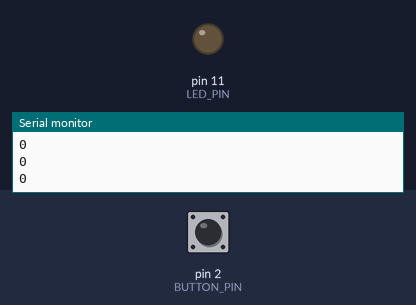
The sketch below on a simulated Arduino Uno, built with avr-gcc and run on an emulated ATmega328P. On the bench: output pins drawn as LEDs (lit = HIGH), the last lines printed to the serial monitor. The inputs (shaded band) are chosen by the test bench; at power-on: pin 2 (BUTTON_PIN) LOW.

Above: at 1.2 s.
1.3 s: pin 2 (BUTTON_PIN) pulled HIGH for 0.25 s
At 2.1 s:
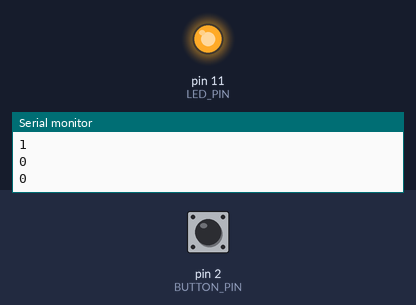
3.1 s: pin 2 (BUTTON_PIN) pulled HIGH for 1 s
At 4.7 s:
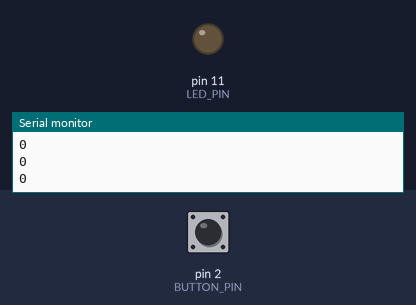
5.6 s: pin 2 (BUTTON_PIN) pulled HIGH for 3.2 s
At 6.6 s:
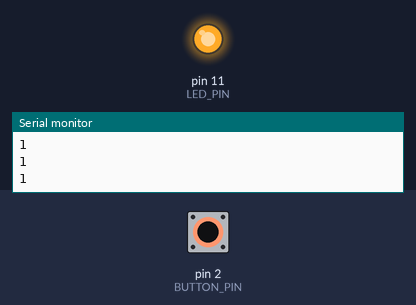
Timing chart, 0 to 8.6 s (numbered marks = the images above; inputs shaded):
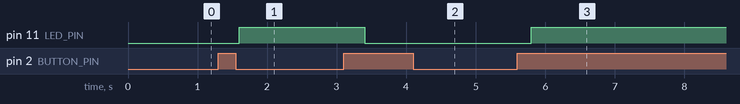

Measured:
- after the input at 1.3 s, pin 11 (LED_PIN): LOW → HIGH after 0.30 s
- after the input at 3.1 s, pin 11 (LED_PIN): HIGH → LOW after 0.30 s
- after the input at 5.6 s, pin 11 (LED_PIN): LOW → HIGH after 0.20 s

The sketch:

button_led.ino
```cpp
#define LED_PIN 11
#define BUTTON_PIN 2
boolean ledState = false;
boolean releaseState = true;
void setup() {
  // put your setup code here, to run once:
  pinMode(LED_PIN, OUTPUT);
  pinMode(BUTTON_PIN, INPUT);
  Serial.begin(9600);
}

void loop() {
  // put your main code here, to run repeatedly:
  int buttonVal = digitalRead(BUTTON_PIN);
  Serial.println(buttonVal);
  if(buttonVal == HIGH)
  {
    if(ledState != releaseState){
      delay(200);
      ledState = !ledState;
      releaseState = ledState;
    }

  }
  else{
    releaseState = ! ledState;
  }

  if(ledState == true)
  {
    digitalWrite (LED_PIN,HIGH);
  }
  else
  {
    digitalWrite (LED_PIN, LOW);
  }
  delay(200);
}
```
